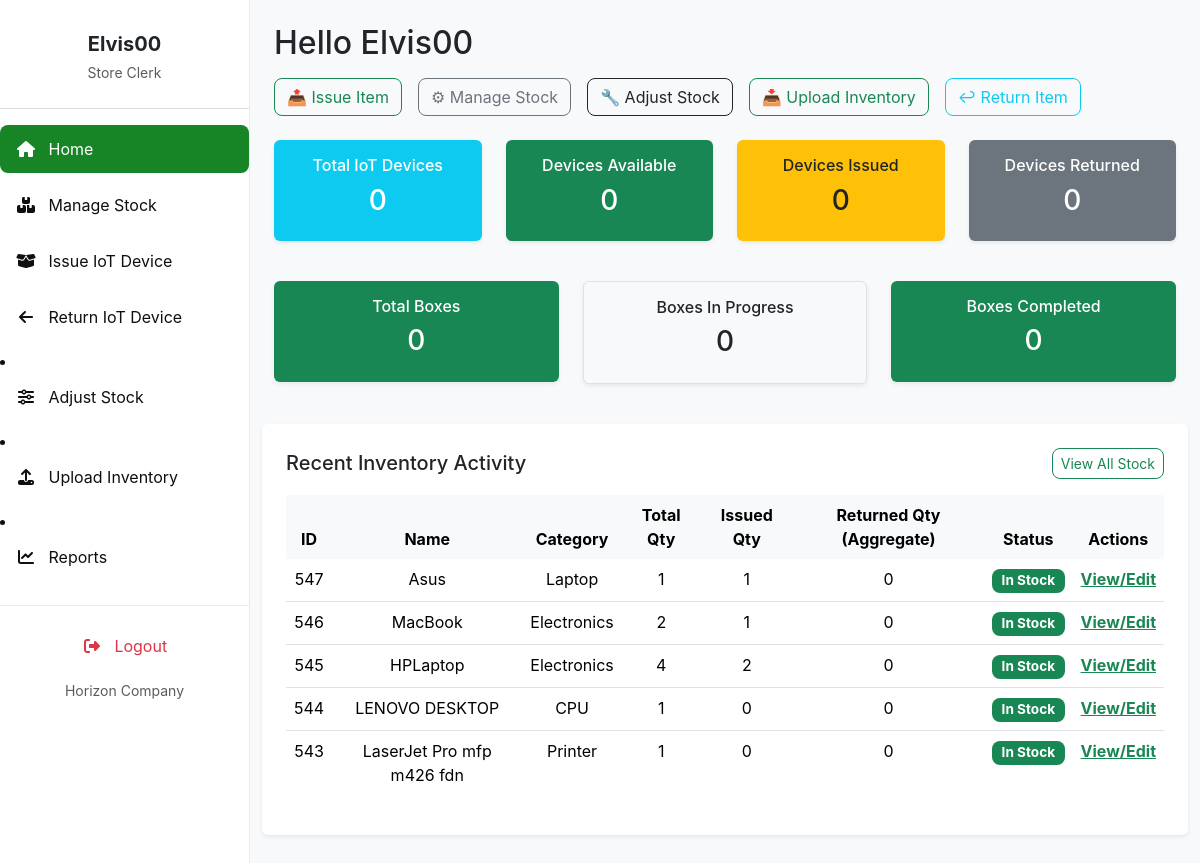
Before: /store_clerk_dashboard/ (signed in) with the older database file.
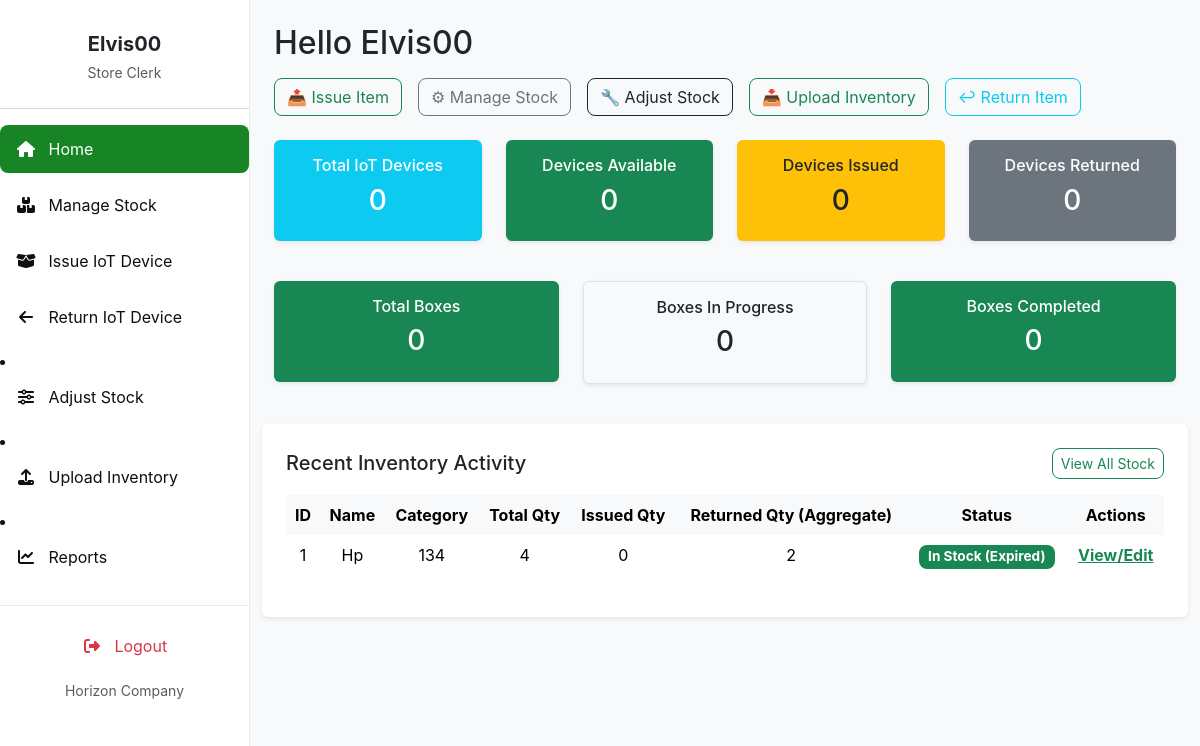
After: the same page with the newer database file.
### invent/models.py (models this page shows, shortened)
class InventoryItem(models.Model):
    STATUS_CHOICES = [
        ('Pending', 'Pending'),
        ('In Stock', 'In Stock'),
        ('Issued', 'Issued'),
        ('Returned', 'Returned'),
        ('Low Stock', 'Low Stock'),
        ('Out of Stock', 'Out of Stock'),
    ]
    CONDITION_CHOICES = [
        ("Serviceable", "Serviceable"),
        ("Not Serviceable", "Not Serviceable"),
        ("Not working", "Not working"),
        ("Good", "Good"),
        ("Fair", "Fair"),
        ("Poor", "Poor"),
    ]
    name = models.CharField(
        max_length=255, help_text="e.g., Dell Optiplex 7010 (from Asset Description)")
    serial_number = models.CharField(
        max_length=255, unique=True, blank=True, null=True,
        help_text="Unique serial number of the asset (from Serial Number in CSV)"
    )
    category = models.CharField(
        max_length=100, blank=True,
        help_text="e.g., Printer, CPU, Monitor (from Asset Category-Minor)"
    )
    condition = models.CharField(
        max_length=20, choices=CONDITION_CHOICES, default="Serviceable",
        help_text="Current condition of the asset (from Condition in CSV)"
    )
    status = models.CharField(
        max_length=20, choices=STATUS_CHOICES, default='In Stock')
    expiration_date = models.DateField(null=True, blank=True)
    quantity_total = models.PositiveIntegerField(default=0)
    quantity_issued = models.PositiveIntegerField(default=0)
    quantity_returned = models.PositiveIntegerField(default=0)
    created_by = models.ForeignKey(
        User, on_delete=models.SET_NULL, null=True, blank=True, related_name='inventory_created_by')
    created_at = models.DateTimeField(auto_now_add=True)
    updated_at = models.DateTimeField(auto_now=True)
    def is_expired(self):
        return self.expiration_date and self.expiration_date < timezone.now().date()

### invent/views.py (the view)
# urls.py: path('store_clerk_dashboard/', views.store_clerk_dashboard,
@login_required
@permission_required('invent.view_inventoryitem', raise_exception=True)
def store_clerk_dashboard(request):
    inventory_items = InventoryItem.objects.all()
    total_inventory_items = inventory_items.aggregate(
        total_sum=Sum('quantity_total'))['total_sum'] or 0
    items_issued = inventory_items.aggregate(
        total_issued=Sum('quantity_issued'))['total_issued'] or 0
    items_returned = inventory_items.aggregate(
        total_returned=Sum('quantity_returned'))['total_returned'] or 0
    items_for_dashboard = inventory_items.order_by('-created_at')[:5]
    pending_requests_count = ItemRequest.objects.filter(
        status='Pending').count()
    issued_but_not_fully_returned_count = ItemRequest.objects.filter(
        status='Issued'
    ).exclude(
        quantity__lte=F('returned_quantity')
    ).count()
    total_devices = Device.objects.count()
    devices_available = Device.objects.filter(status='available').count()
    devices_issued = Device.objects.filter(status='issued').count()
    devices_returned = Device.objects.filter(status='returned').count()
    total_boxes = Box.objects.count()
    boxes_in_progress = Box.objects.filter(status='in_progress').count()
    boxes_completed = Box.objects.filter(status='completed').count()
    context = {
        'total_items': total_inventory_items,
        'items_issued': items_issued,
        'items_returned': items_returned,
        'items': items_for_dashboard,
        'pending_requests_count': pending_requests_count,
        'issued_but_not_fully_returned_count': issued_but_not_fully_returned_count,
        "total_devices": total_devices,
        "devices_available": devices_available,
        "devices_issued": devices_issued,
        "devices_returned": devices_returned,
        "total_boxes": total_boxes,
        "boxes_in_progress": boxes_in_progress,
        "boxes_completed": boxes_completed,
    }
    return render(request, 'invent/store_clerk_dashboard.html', context)

### invent/context_processors.py (called while the page is built)
def pending_requests_count(request):
    count = 0  # Default to 0
    if request.user.is_authenticated:
        if request.user.has_perm('invent.can_issue_item'):
            count = ItemRequest.objects.filter(status='Pending').count()
    return {'pending_requests_count_for_sidebar': count}

### invent/templates/invent/store_clerk_dashboard.html (shortened to what the changed rows need)
{% extends 'invent/base_store_clerk.html' %}
{% load static %}
{% block content %}
    <h2 class="mb-3">Hello {{ user.first_name|default:user.username }}</h2>
<div class="row text-center mb-4">
  <div class="bg-white p-4 rounded shadow-sm mb-4">
    <div class="table-responsive">
        <table class="table table-hover">
            <thead class="table-light">
                <tr>
                    <th>ID</th>
                    <th>Name</th>
                    <th>Category</th>
                    <th>Total Qty</th>
                    <th>Issued Qty</th>
                    <th>Returned Qty (Aggregate)</th>
                    <th>Status</th>
                    <th>Actions</th>
                </tr>
            </thead>
            <tbody>
                {% for item in items %}
                <tr>
                    <td>{{ item.id }}</td>
                    <td>{{ item.name }}</td>
                    <td>{{ item.category|default:"N/A" }}</td>
                    <td>{{ item.quantity_total }}</td>
                    <td>{{ item.quantity_issued }}</td>
                    <td>{{ item.quantity_returned }}</td>
                    <td>
                        <span class="badge
                            {% if item.status == 'Approved' or item.status == 'In Stock' %}bg-success
                            {% elif item.status == 'Pending' %}bg-info
                            {% elif item.status == 'Issued' %}bg-primary
                            {% elif item.status == 'Returned' %}bg-secondary
                            {% elif item.is_expired %}bg-dark text-white
                            {% elif item.quantity_remaining <= 5 and item.quantity_remaining > 0 %}bg-warning text-dark
                            {% elif item.quantity_remaining <= 0 %}bg-danger
                            {% else %}bg-info{% endif %}">
                            {{ item.status }}{% if item.is_expired %} (Expired){% endif %}
                        </span>
                    </td>
                    <td><a href="{% url 'edit_item' item.id %}" class="text-success fw-bold">View/Edit</a></td>
                </tr>
                {% empty %}
                <tr><td colspan="8" class="text-center text-muted">No recent inventory items found.</td></tr>
                {% endfor %}
            </tbody>
        </table>
    </div>
</div>
{% endblock %}

Changed rows visible on the page:
removed InventoryItem: id "547", name "Asus", category "Laptop", quantity_total "1", quantity_issued "1", quantity_returned "0", status "In Stock"
removed InventoryItem: id "546", name "MacBook", category "Electronics", quantity_total "2", quantity_issued "1", quantity_returned "0", status "In Stock"
removed InventoryItem: id "545", name "HPLaptop", category "Electronics", quantity_total "4", quantity_issued "2", quantity_returned "0", status "In Stock"
removed InventoryItem: id "544", name "LENOVO DESKTOP", category "CPU", quantity_total "1", quantity_issued "0", quantity_returned "0", status "In Stock"
removed InventoryItem: id "543", name "LaserJet Pro mfp m426 fdn", category "Printer", quantity_total "1", quantity_issued "0", quantity_returned "0", status "In Stock"
now on this page (row unchanged): InventoryItem: id "1", name "Hp", category "134", quantity_total "4", quantity_issued "0", quantity_returned "2", status "In Stock", expiration_date "(Expired)"
